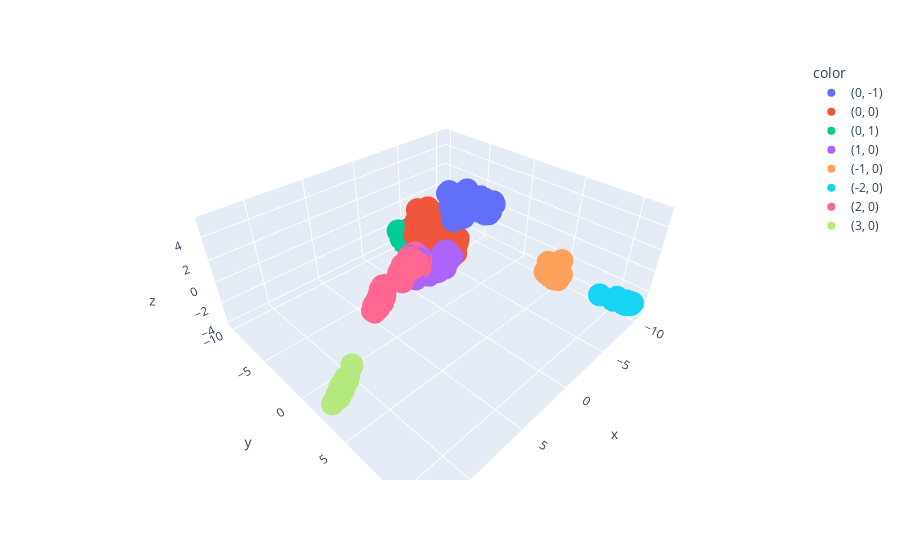

This figure's notebook cell:
### Code cell
#---------------------------Data Visualization--------------------------------------
#vector is len(mac_set) long, which is a large dimension. So let's use auto encoder to reduce the dimension and visualize the data
from sklearn.preprocessing import StandardScaler
from sklearn.decomposition import PCA

#standardize the data
scaler = StandardScaler()
vec = df["vector"].values.tolist()
scaled_data = scaler.fit_transform(vec)

#PCA
pca = PCA(n_components=3)
pca_data = pca.fit_transform(scaled_data)

#plot 3d
x = pca_data[:,0]
y = pca_data[:,1]
z = pca_data[:,2]

#plotly
import plotly.graph_objects as go
import plotly.express as px

fig = px.scatter_3d(x=x, y=y, z=z, color=df["label"])
fig.show()
